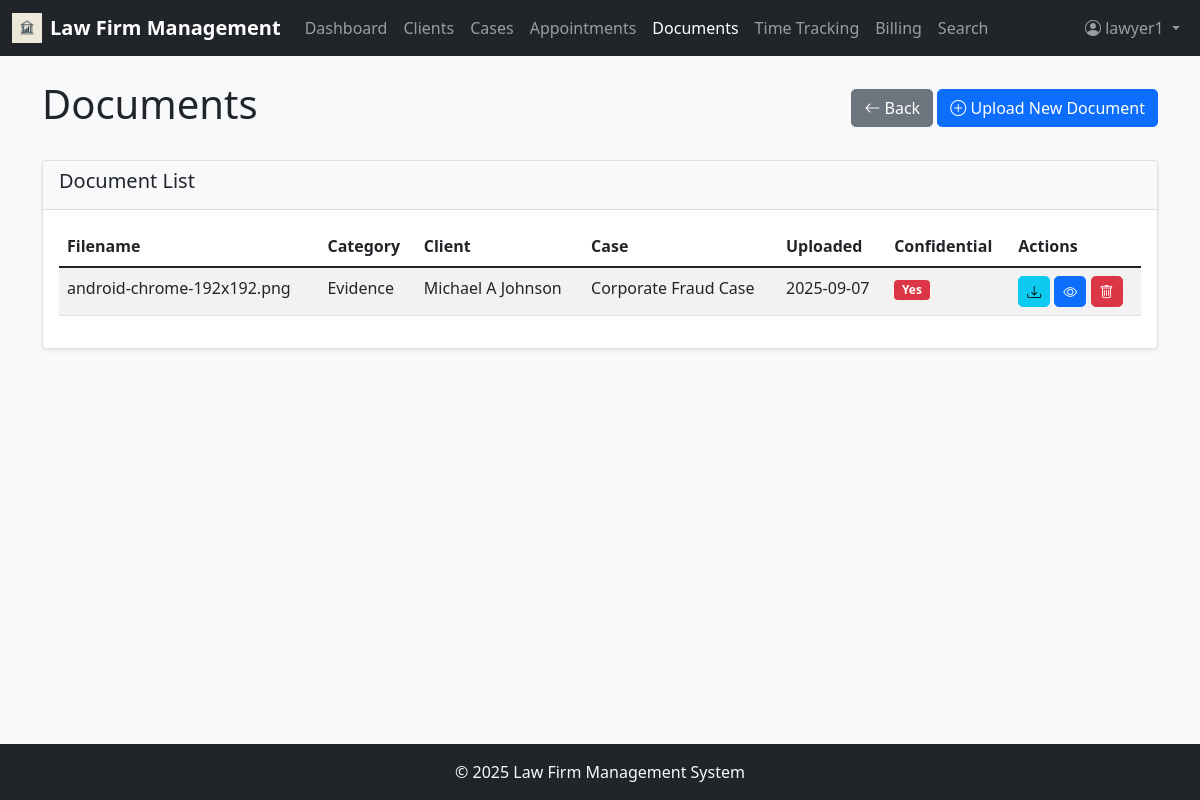
/documents (signed in), run on the app's committed database.
### app/models.py (models this page shows, shortened)
class User(UserMixin, db.Model):
    id = db.Column(db.Integer, primary_key=True)
    username = db.Column(db.String(64), index=True, unique=True)
    email = db.Column(db.String(120), index=True, unique=True)
    password_hash = db.Column(db.String(128))
    first_name = db.Column(db.String(64))
    last_name = db.Column(db.String(64))
    role = db.Column(db.String(20))  # 'admin' (full access to system; manage users, roles, permissions, clients, cases, billing, payments; approve/reject invoices/time entries; access analytics, financial reports, firm-wide dashboards; configure system settings (billing rates, document categories, practice areas); assign lawyers/staff to cases), 'lawyer' (manage own cases & clients; add/edit case details, appointments, documents, time entries; track billable hours; generate invoices (pending admin approval); search legal database, access case law, add citations to cases; communicate with clients via notes/messages; cannot create/remove other users), 'staff' (support role, limited permissions; schedule appointments; upload and manage documents (evidence, contracts); draft invoices (cannot approve/send); record time entries on behalf of lawyers (if permitted); cannot delete cases or clients; cannot assign users)
    hourly_rate = db.Column(db.Float)
    cases = db.relationship('Case', secondary=case_assignments, backref=db.backref('assigned_users', lazy='dynamic'))
    time_entries = db.relationship('TimeEntry', backref='user', lazy='dynamic')

class Document(db.Model):
    id = db.Column(db.Integer, primary_key=True)
    filename = db.Column(db.String(256))
    original_filename = db.Column(db.String(256))
    category = db.Column(db.String(64))  # Contracts, Evidence, Court Filings, etc.
    description = db.Column(db.Text)
    confidential = db.Column(db.Boolean, default=False)
    version = db.Column(db.Integer, default=1)
    client_id = db.Column(db.Integer, db.ForeignKey('client.id'))
    case_id = db.Column(db.Integer, db.ForeignKey('case.id'))
    uploaded_at = db.Column(db.DateTime, default=datetime.utcnow)
    uploaded_by = db.Column(db.Integer, db.ForeignKey('user.id'))

class Client(db.Model):
    id = db.Column(db.Integer, primary_key=True)
    first_name = db.Column(db.String(64))
    last_name = db.Column(db.String(64))
    email = db.Column(db.String(120))
    phone = db.Column(db.String(20))
    address = db.Column(db.String(256))
    company = db.Column(db.String(128))
    category = db.Column(db.String(64))
    notes = db.Column(db.Text)
    cases = db.relationship('Case', backref='client', lazy='dynamic')
    appointments = db.relationship('Appointment', backref='client', lazy='dynamic')
    documents = db.relationship('Document', backref='client', lazy='dynamic')

class Case(db.Model):
    id = db.Column(db.Integer, primary_key=True)
    case_number = db.Column(db.String(20), unique=True)
    title = db.Column(db.String(128))
    description = db.Column(db.Text)
    status = db.Column(db.String(20))  # Open, In Progress, On Hold, Closed, Archived
    priority = db.Column(db.String(20))  # Low, Medium, High, Urgent
    practice_area = db.Column(db.String(64))
    case_type = db.Column(db.String(64))
    budget = db.Column(db.Float)
    client_id = db.Column(db.Integer, db.ForeignKey('client.id'))
    appointments = db.relationship('Appointment', backref='case', lazy='dynamic')
    documents = db.relationship('Document', backref='case', lazy='dynamic')
    time_entries = db.relationship('TimeEntry', backref='case', lazy='dynamic')
    invoices = db.relationship('Invoice', backref='case', lazy='dynamic')
    created_at = db.Column(db.DateTime, default=datetime.utcnow)
    updated_at = db.Column(db.DateTime, default=datetime.utcnow, onupdate=datetime.utcnow)

### app/routes.py (the view)
@app.route('/documents')
@login_required
@role_required(['admin', 'lawyer', 'staff'])
def documents():
    documents = Document.query.all()
    return render_template('documents.html', documents=documents)

### app/__init__.py (called while the page is built)
@login.user_loader
def load_user(id):
    return User.query.get(int(id))

### app/routes.py (called while the page is built)
def role_required(allowed_roles):
    def decorator(f):
        @wraps(f)
        def decorated_function(*args, **kwargs):
            if current_user.is_anonymous or current_user.role not in allowed_roles:
                flash('You do not have permission to access this page.')
                return redirect(url_for('dashboard')) # Redirect to dashboard or login
            return f(*args, **kwargs)
        return decorated_function
    return decorator

### app/templates/documents.html (shortened to what this page needs)
{% extends "base.html" %} {% block content %}
<div class="d-flex justify-content-between align-items-center mb-4">
  <h1>Documents</h1>
  <div>
    <a
      href="{{ request.referrer or url_for('cases') }}"
      class="btn btn-secondary"
    >
      <i class="bi bi-arrow-left"></i> Back
    </a>
    <a href="{{ url_for('new_document') }}" class="btn btn-primary">
      <i class="bi bi-plus-circle"></i> Upload New Document
    </a>
  </div>
</div>
<div class="card mb-4">
  <div class="card-header">
    <h5>Document List</h5>
  </div>
  <div class="card-body">
    <div class="table-responsive">
      <table class="table table-striped" id="documentsTable">
        <thead>
          <tr>
            <th>Filename</th>
            <th>Category</th>
            <th>Client</th>
            <th>Case</th>
            <th>Uploaded</th>
            <th>Confidential</th>
            <th>Actions</th>
          </tr>
        </thead>
        <tbody>
          {% for document in documents %}
          <tr>
            <td>{{ document.original_filename }}</td>
            <td>{{ document.category }}</td>
            <td>
              {{ document.client.first_name }} {{ document.client.last_name }}
            </td>
            <td>{{ document.case.title if document.case else '-' }}</td>
            <td>{{ document.uploaded_at.strftime('%Y-%m-%d') }}</td>
            <td>
              {% if document.confidential %}
              <span class="badge bg-danger">Yes</span>
              {% else %}
              <span class="badge bg-success">No</span>
              {% endif %}
            </td>
            <td>
              <a
                href="{{ url_for('download_document', id=document.id) }}"
                class="btn btn-sm btn-info"
              >
                <i class="bi bi-download"></i>
              </a>
              <a
                href="{{ url_for('document_detail', id=document.id) }}"
                class="btn btn-sm btn-primary"
              >
                <i class="bi bi-eye"></i>
              </a>
              <button
                type="button"
                class="btn btn-sm btn-danger"
                onclick="confirmDelete({{ document.id }}, '{{ document.original_filename }}')"
              >
                <i class="bi bi-trash"></i>
              </button>
            </td>
          </tr>
          {% endfor %}
        </tbody>
      </table>
    </div>
  </div>
</div>
{% endblock %}

### app/templates/base.html (shortened to what this page needs)
<!DOCTYPE html>
<html lang="en">
  <head>
    <link
      href="https://cdn.jsdelivr.net/npm/bootstrap@5.1.3/dist/css/bootstrap.min.css"
      rel="stylesheet"
    />
    <link
      rel="stylesheet"
      href="https://cdn.jsdelivr.net/npm/bootstrap-icons@1.8.1/font/bootstrap-icons.css"
    />
    <link
      href="{{ url_for('static', filename='css/style.css') }}"
      rel="stylesheet"
    />
  </head>
  <body class="d-flex flex-column min-vh-100">
    <nav class="navbar navbar-expand-lg navbar-dark bg-dark">
      <div class="container-fluid">
        <a
          class="navbar-brand d-flex align-items-center"
          href="{{ url_for('dashboard') }}"
        >
          <img
            src="{{ url_for('static', filename='images/lawfirm-logo.jpg') }}"
            alt="Logo"
            width="30"
            height="30"
            class="d-inline-block align-text-top me-2"
          />
          Law Firm Management
        </a>
        <div class="collapse navbar-collapse" id="navbarNav">
          <ul class="navbar-nav me-auto">
            <li class="nav-item">
              <a
                class="nav-link {% if request.endpoint == 'dashboard' %}active{% endif %}"
                href="{{ url_for('dashboard') }}"
              >
                Dashboard
              </a>
            </li>
            <li class="nav-item">
              <a
                class="nav-link {% if request.endpoint == 'clients' %}active{% endif %}"
                href="{{ url_for('clients') }}"
              >
                Clients
              </a>
            </li>
            <li class="nav-item">
              <a
                class="nav-link {% if request.endpoint == 'cases' %}active{% endif %}"
                href="{{ url_for('cases') }}"
              >
                Cases
              </a>
            </li>
            <li class="nav-item">
              <a
                class="nav-link {% if request.endpoint == 'appointments' %}active{% endif %}"
                href="{{ url_for('appointments') }}"
              >
                Appointments
              </a>
            </li>
            <li class="nav-item">
              <a
                class="nav-link {% if request.endpoint == 'documents' %}active{% endif %}"
                href="{{ url_for('documents') }}"
              >
                Documents
              </a>
            </li>
            <li class="nav-item">
              <a
                class="nav-link {% if request.endpoint == 'time_tracking' %}active{% endif %}"
                href="{{ url_for('time_tracking') }}"
              >
                Time Tracking
              </a>
            </li>
            <li class="nav-item">
              <a
                class="nav-link {% if request.endpoint == 'billing' %}active{% endif %}"
                href="{{ url_for('billing') }}"
              >
                Billing
              </a>
            </li>
            <li class="nav-item">
              <a
                class="nav-link {% if request.endpoint == 'search' %}active{% endif %}"
                href="{{ url_for('search') }}"
              >
                Search
              </a>
            </li>
          </ul>
          <ul class="navbar-nav">
            {% if current_user.is_anonymous %}
            <li class="nav-item">
              <a class="nav-link" href="{{ url_for('login') }}">Login</a>
            </li>
            {% else %}
            <li class="nav-item dropdown">
              <a
                class="nav-link dropdown-toggle"
                href="#"
                id="navbarDropdown"
                role="button"
                data-bs-toggle="dropdown"
              >
                <i class="bi bi-person-circle"></i> {{ current_user.username }}
              </a>
            </li>
            {% endif %}
          </ul>
        </div>
      </div>
    </nav>
    <main class="flex-grow-1 container mt-4">
       {% block content %}{% endblock %}
    </main>
    <footer class="footer mt-auto py-3 bg-dark text-light">
      <div class="container text-center">
        <span>© <span id="year"></span> Law Firm Management System</span>
      </div>
    </footer>
  </body>
</html>

### app/static/css/style.css (style rules this page uses)
body { font-family: 'Segoe UI', Tahoma, Geneva, Verdana, sans-serif; background-color: #f8f9fa; }
.footer { margin-top: auto; padding: 1rem 0; background-color: #343a40; color: #fff; }
.card { box-shadow: 0 0.125rem 0.25rem rgba(0, 0, 0, 0.075); border: 1px solid rgba(0, 0, 0, 0.125); }
.card-header { background-color: #f8f9fa; border-bottom: 1px solid rgba(0, 0, 0, 0.125); }
.table th { border-top: none; }
.badge { font-size: 0.75em; }
.navbar-brand { font-weight: bold; }
.btn { border-radius: 0.3rem; }

### data on the page
User: username "lawyer1"
Document: original_filename "android-chrome-192x192.png", category "Evidence", client.first_name "Michael A", client.last_name "Johnson", case "Corporate Fraud Case", uploaded_at "2025-09-07", confidential "Yes"
